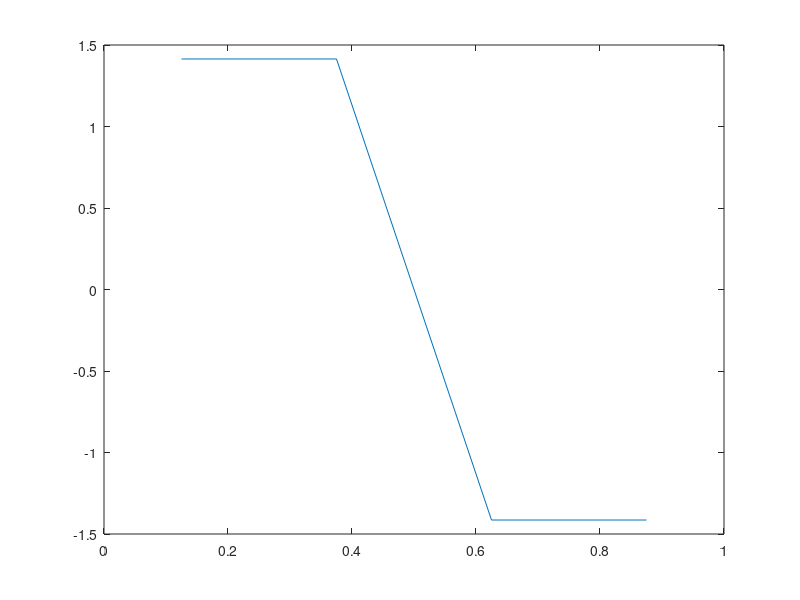

Recreate this plot in MATLAB.
% Exercicio 4
t = 1/8 : 2/8 : 7/8;
m = 2 * sin (2*pi*t)
plot(t, m)

% amostras metade
mQ = [1/4 1/4 -1/4 -1/4]

% erros
Erro = (m(1:end) - mQ).^2

% erro medio
E = sum(Erro)/length(Erro)
